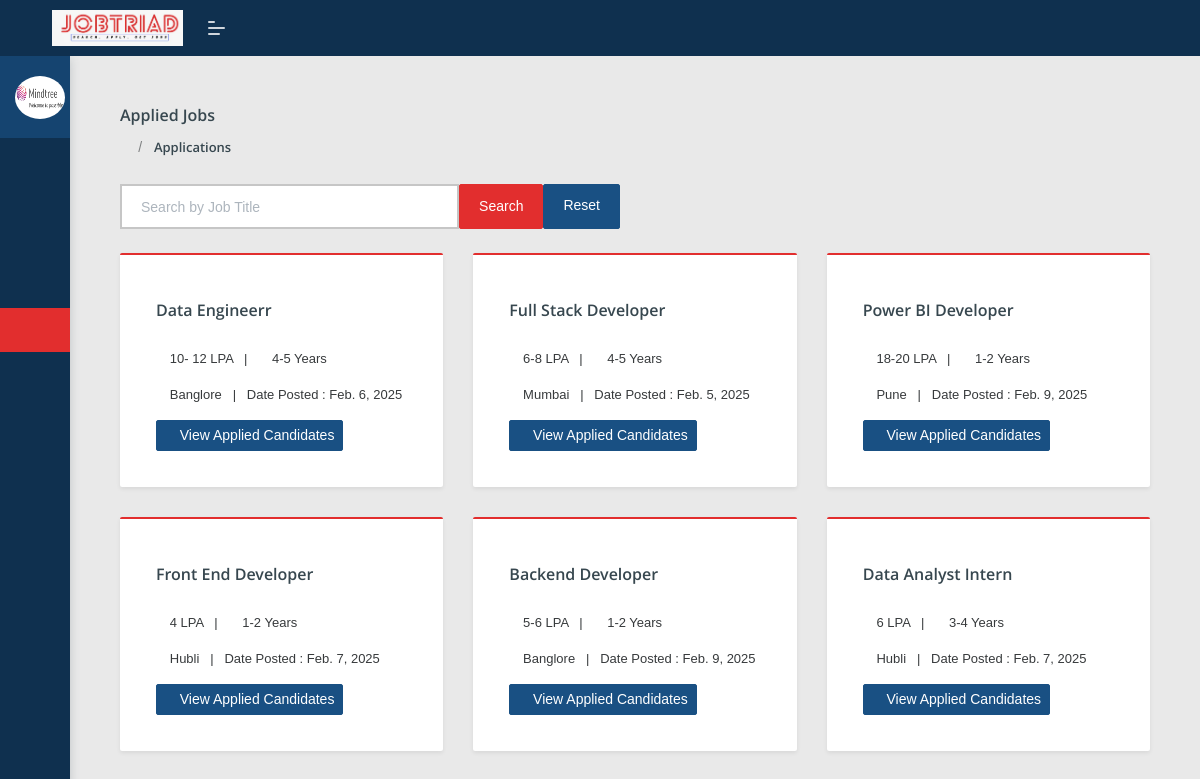
/company_applied_jobs (signed in), run on the app's committed database.
### external_jobs/models.py (models this page shows, shortened)
class NewUser(AbstractUser):
    user_type = models.CharField(max_length=100, default='user')
    fullname= models.CharField(max_length=250, blank=True)
    phone_no = models.CharField(max_length=100, blank=True)
    address = models.CharField(max_length=500, blank=True)  # New field for address
    profile_image = models.ImageField(upload_to='profile_images/', blank=True, null=True)  # New field for profile image

class Jobs(models.Model):
    added_by = models.ForeignKey(NewUser, on_delete=models.CASCADE, default='')
    job_title = models.CharField(max_length=200)
    salary = models.CharField(max_length=200, blank=True)
    experience = models.CharField(max_length=300, blank=True)
    education = models.CharField(max_length=500, blank=True)
    location = models.CharField(max_length=500, blank=True)
    job_type = models.CharField(max_length=500, blank=True)
    work_mode = models.CharField(max_length=500, blank=True)
    category = models.CharField(max_length=500, blank=True)
    required_skills = models.CharField(max_length=900)
    roles_and_responsibilities = models.CharField(max_length=1500, blank=True)
    job_link = models.CharField(max_length=400, default='nolink')
    company_name = models.CharField(max_length=300, blank=True)
    company_logo = models.ImageField(upload_to='company_logos/', blank=True, null=True)
    status = models.CharField(max_length=400, default='Active')
    date_posted = models.DateField(auto_now_add=True)  # Stores only date (not time)

### external_jobs/views.py (the view)
# urls.py: path('company_applied_jobs',views.company_applied_jobs,name="company_applied_jobs"),
@login_required
def company_applied_jobs(request):
    company_id = request.user.id
    username = request.user.fullname
    logo = request.user.profile_image
    search_query = request.GET.get('search', '')  # Get search query from the request
    if search_query:
        jobs = Jobs.objects.filter(added_by=company_id, job_title__icontains=search_query)
    else:
        jobs = Jobs.objects.filter(added_by=company_id)
    return render(request, 'company_applied_jobs.html', {'jobs': jobs, 'username': username, 'logo': logo, 'search_query': search_query})

### external_jobs/templates/company_applied_jobs.html (shortened to what this page needs)
{% extends 'company_base.html' %}
{% block content %}
<div class="pcoded-content">
  <div class="page-header">
    <div class="page-block">
      <div class="row align-items-center">
        <div class="col-md-12">
          <div class="page-header-title">
            <h5 class="m-b-10">Applied Jobs</h5>
          </div>
          <ul class="breadcrumb">
            <li class="breadcrumb-item">
              <a href="/company_applied_jobs"><i class="feather icon-home"></i></a>
            </li>
            <li class="breadcrumb-item">
              <a href="/company_applied_jobs">Applications</a>
            </li>
          </ul>
        </div>
      </div>
    </div>
  </div>
  <div class="row mb-4">
	<div class="col-md-6">
	  <form method="GET" action="">
		<div class="input-group">
		  <input type="text" name="search" class="form-control" placeholder="Search by Job Title" value="{{ search_query }}">
		  <button type="submit" class="btn btn-primary">Search</button>
		  <a href="{% url 'company_applied_jobs' %}" class="btn btn-secondary">Reset</a>
		</div>
	  </form>
	</div>
  </div>
  <div class="row">
    <div class="col-xl-12">
      <div class="row">
        {% for job in jobs %}
        <div class="col-md-4">
          <div class="card p-3 shadow-sm">
            <div class="card-body">
              <h5 class="card-title" style="line-height: 38px">
                {{ job.job_title }}
              </h5>
              <p class="card-text">
                <i class="fas fa-money-bill-wave"></i> {{ job.salary }} &nbsp; |
                &nbsp; <i class="fas fa-briefcase"></i> {{ job.experience }} Years
              </p>
              <p class="card-text">
                <i class="fas fa-map-marker-alt"></i> {{ job.location }} &nbsp;
                | &nbsp; Date Posted : {{ job.date_posted }}
              </p>
              <a href="{% url 'c_applied_candidates' job.id %}" class="btn btn-sm btn-secondary">
                <i class="fas fa-users"></i> View Applied Candidates
              </a>
            </div>
          </div>
        </div>
        {% empty %}
        <p class="text-center">No jobs found.</p>
        {% endfor %}
      </div>
    </div>
  </div>
</div>
{% endblock %}

### external_jobs/templates/company_base.html (shortened to what this page needs)
<!DOCTYPE html>
<html lang="en">
<head>
    <link rel="stylesheet" href="/static/assets/css/plugins/prism-coy.css">
    <link rel="stylesheet" href="/static/assets/css/style.css">
</head>
<body>
	<nav class="pcoded-navbar  ">
		<div class="navbar-wrapper  ">
			<div class="navbar-content scroll-div " >
				<div class="">
					<div class="main-menu-header">
						<img class="img-radius" src="{{ logo|default:'' }}" alt="User-Profile-Image">
					</div>
				</div>
                <ul class="nav pcoded-inner-navbar ">
                    <li class="nav-item pcoded-menu-caption"></li>
                    <li class="nav-item">
                        <a href="/company_db" class="nav-link">
                            <span class="pcoded-micon"><i class="feather icon-home"></i></span>
                        </a>
                    </li>
                    <li class="nav-item">
                        <a href="/company_add_job" class="nav-link">
                            <span class="pcoded-micon"><i class="feather icon-plus-circle"></i></span>
                        </a>
                    </li>
                    <li class="nav-item">
                        <a href="/company_job_details" class="nav-link">
                            <span class="pcoded-micon"><i class="feather icon-briefcase"></i></span>
                        </a>
                    </li>
                    <li class="nav-item">
                        <a href="/company_applied_jobs" class="nav-link">
                            <span class="pcoded-micon"><i class="feather icon-user-check"></i></span>
                        </a>
                    </li>
                    <li class="nav-item">
                        <a href="/company_inactive_job" class="nav-link">
                            <span class="pcoded-micon"><i class="feather icon-slash"></i></span>
                        </a>
                    </li>
                </ul>
			</div>
		</div>
	</nav>
    <header class="navbar pcoded-header navbar-expand-lg navbar-light header-dark">
        <div class="m-header">
            <a class="mobile-menu" id="mobile-collapse" href="#!"><span></span></a>
            <a href="#!" class="b-brand">
                <img src="/static/user_assets/img/logo.jpeg" alt="" class="logo" style="height:36px ">
            </a>
        </div>
        <div class="collapse navbar-collapse">
            <ul class="navbar-nav mr-auto">
                <li class="nav-item">
                    <a href="#!" class="pop-search"><i class="feather icon-search"></i></a>
                </li>
            </ul>
            <ul class="navbar-nav ml-auto">
                <li>
                </li>
                <li>
                    <div class="dropdown drp-user">
                        <a href="#" class="dropdown-toggle" data-toggle="dropdown">
                            <i class="feather icon-user"></i>
                        </a>
                    </div>
                </li>
            </ul>
        </div>
    </header>
	<div class="pcoded-main-container">
        <div class="pcoded-content">
            {% block content %}
            {% endblock %}
            </div>
            </div>
</body>
</html>

### data on the page
NewUser: profile_image (picture)
Jobs: job_title "Data Engineerr", salary "10- 12 LPA", experience "4-5", location "Banglore", date_posted "Feb. 6, 2025"
Jobs: job_title "Full Stack Developer", salary "6-8 LPA", experience "4-5", location "Mumbai", date_posted "Feb. 5, 2025"
Jobs: job_title "Power BI Developer", salary "18-20 LPA", experience "1-2", location "Pune", date_posted "Feb. 9, 2025"
Jobs: job_title "Front End Developer", salary "4 LPA", experience "1-2", location "Hubli", date_posted "Feb. 7, 2025"
Jobs: job_title "Backend Developer", salary "5-6 LPA", experience "1-2", location "Banglore", date_posted "Feb. 9, 2025"
Jobs: job_title "Data Analyst Intern", salary "6 LPA", experience "3-4", location "Hubli", date_posted "Feb. 7, 2025"
